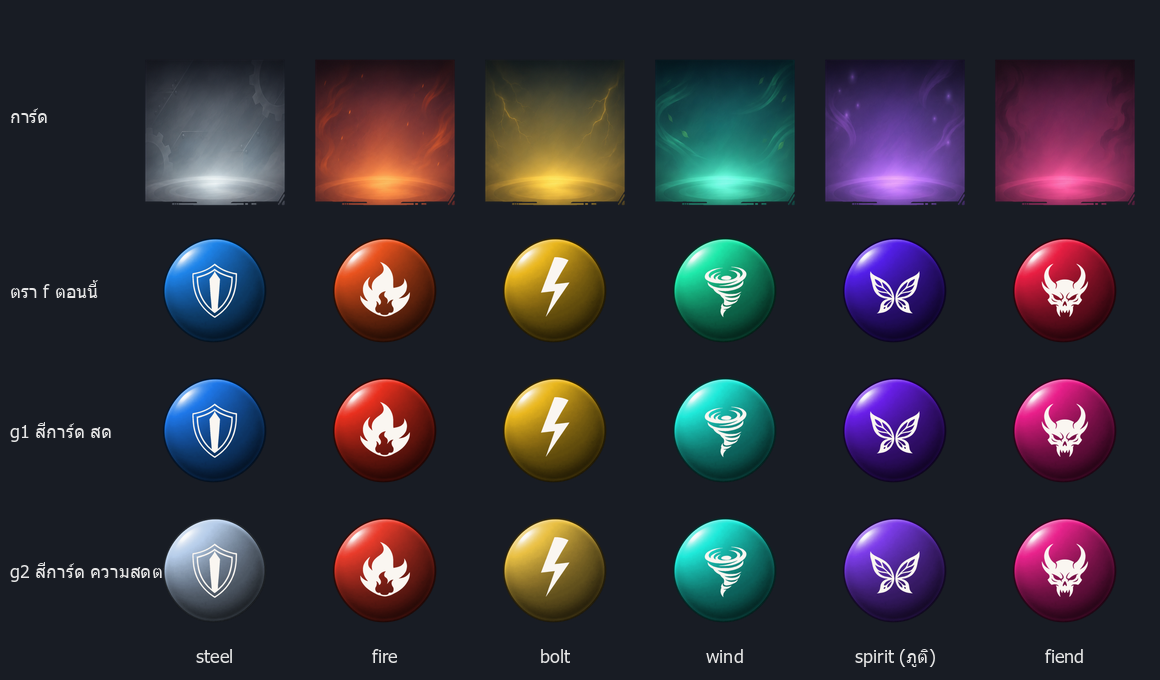

Write Python code to recreate this figure.
# set 307 g: owner "compare the card background with the tribe badge — they should be one colour".
# Rows: painted card body (g286 ui_r48/card_body_<tribe>.png) · badge f now (tone.json hue, s .87 v .93) ·
# g1 = card-body hue, s .87 v .93 · g2 = card-body hue + the card's own saturation (x1.3, cap .87), v .93.
import colorsys, numpy as np
from PIL import Image, ImageDraw, ImageFont
G = r"D:\GitHub\automon-scratch\g286"
cols = {}
for line in open(G + r"\data\tone.json", encoding="utf-8"):
    line = line.strip().rstrip(",")
    if line.startswith('"t-'):
        k, v = line.split(":"); cols[k.strip('" ')] = v.strip(' "')
orb = np.asarray(Image.open("S307-orb.png")).astype(np.float32) / 255
spec = np.asarray(Image.open("S307-orb-spec.png")).astype(np.float32) / 255
def badge(k, tc):
    rgb = orb[..., :3] * np.array(tc); a = orb[..., 3:4]; sa = spec[..., 3:4]; rgb = rgb * (1 - sa) + sa
    img = Image.fromarray(np.dstack([rgb * 255, a * 255]).astype(np.uint8))
    gs = int(256 * 0.57); gl = Image.open(G + r"\data\ui_icons\r38w\owner_%s.png" % k).convert("RGBA").resize((gs, gs), Image.LANCZOS)
    cr = Image.new("RGBA", (gs, gs), (250, 246, 241, 0)); cr.putalpha(gl.getchannel("A"))
    img.alpha_composite(cr, ((256 - gs) // 2, (256 - gs) // 2)); return img
TR = ["steel", "fire", "bolt", "wind", "spirit", "fiend"]
CW, CH, B = 150, 190, 120
out = Image.new("RGB", (140 + len(TR) * (CW + 20), CH + 3 * (B + 20) + 70), (24, 28, 36)); d = ImageDraw.Draw(out)
f = ImageFont.truetype(r"C:\Windows\Fonts\tahoma.ttf", 18)
for j, lab in enumerate(["การ์ด", "ตรา f ตอนนี้", "g1 สีการ์ด สด", "g2 สีการ์ด ความสดตามการ์ด"]):
    y = 20 + (CH // 2 if j == 0 else CH + 20 + (j - 1) * (B + 20) + B // 2)
    d.text((10, y), lab, fill=(230, 230, 230), font=f, anchor="lm")
for i, k in enumerate(TR):
    x = 140 + i * (CW + 20)
    body = Image.open(G + r"\ui_r48\card_body_%s.png" % k).convert("RGBA").resize((CW, CH), Image.LANCZOS)
    out.paste(body, (x, 20), body)
    a = np.asarray(Image.open(G + r"\ui_r48\card_body_%s.png" % k).convert("RGBA")).astype(float)
    m = np.median(a[..., :3][a[..., 3] > 200], axis=0) / 255; hc, sc, vc = colorsys.rgb_to_hsv(*m)
    hx = cols["t-" + k].lstrip("#"); ht = colorsys.rgb_to_hsv(*(int(hx[q:q + 2], 16) / 255 for q in (0, 2, 4)))[0]
    for j, tc in enumerate([colorsys.hsv_to_rgb(ht, .87, .93), colorsys.hsv_to_rgb(hc, .87, .93), colorsys.hsv_to_rgb(hc, min(.87, sc * 1.3), .93)]):
        b = badge(k, tc).resize((B, B), Image.LANCZOS)
        out.paste(b, (x + (CW - B) // 2, 20 + CH + 20 + j * (B + 20)), b)
    d.text((x + CW // 2, out.height - 25), k + (" (ภูติ)" if k == "spirit" else ""), fill=(230, 230, 230), font=f, anchor="mm")
out.save("S307g-card-vs-badge.png"); print("ok")
